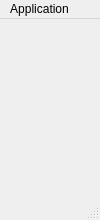
<?xml version="1.0" encoding="UTF-8"?>
<ui version="4.0">
 <class>MainWindow</class>
 <widget class="QMainWindow" name="MainWindow">
  <property name="geometry">
   <rect>
    <x>0</x>
    <y>0</y>
    <width>100</width>
    <height>220</height>
   </rect>
  </property>
  <property name="sizePolicy">
   <sizepolicy hsizetype="Fixed" vsizetype="Fixed">
    <horstretch>0</horstretch>
    <verstretch>0</verstretch>
   </sizepolicy>
  </property>
  <property name="maximumSize">
   <size>
    <width>100</width>
    <height>220</height>
   </size>
  </property>
  <property name="windowTitle">
   <string>MainWindow</string>
  </property>
  <widget class="QWidget" name="centralwidget"/>
  <widget class="QStatusBar" name="statusbar"/>
  <widget class="QMenuBar" name="menubar">
   <property name="geometry">
    <rect>
     <x>0</x>
     <y>0</y>
     <width>100</width>
     <height>23</height>
    </rect>
   </property>
   <widget class="QMenu" name="menuStart">
    <property name="title">
     <string>Application</string>
    </property>
    <addaction name="actionNew_GlitchMusic"/>
    <addaction name="actionNew_TransMusic"/>
    <addaction name="separator"/>
    <addaction name="actionSettings"/>
    <addaction name="separator"/>
    <addaction name="actionQuit"/>
   </widget>
   <addaction name="menuStart"/>
  </widget>
  <action name="actionNew_TransMusic">
   <property name="text">
    <string>New TransMusic</string>
   </property>
  </action>
  <action name="actionNew_GlitchMusic">
   <property name="text">
    <string>New GlitchMusic</string>
   </property>
  </action>
  <action name="actionOpen">
   <property name="text">
    <string>Open</string>
   </property>
  </action>
  <action name="actionSave">
   <property name="text">
    <string>Save</string>
   </property>
  </action>
  <action name="actionSave_As">
   <property name="text">
    <string>Save As</string>
   </property>
  </action>
  <action name="actionQuit">
   <property name="text">
    <string>Quit</string>
   </property>
  </action>
  <action name="actionSettings">
   <property name="text">
    <string>Settings</string>
   </property>
  </action>
 </widget>
 <resources/>
 <connections/>
</ui>
